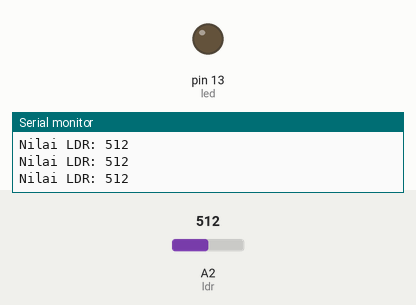
Bench run of a sketch on a simulated Arduino Uno, built with avr-gcc and run on an emulated ATmega328P. Parts: output pins drawn as LEDs (lit = HIGH), the last lines printed to the serial monitor. The test bench sets the inputs (shaded band); at power-on: A2 (ldr) = 512.

Above: at 1.2 s.
1.3 s: A2 (ldr) set to 486
At 1.6 s:
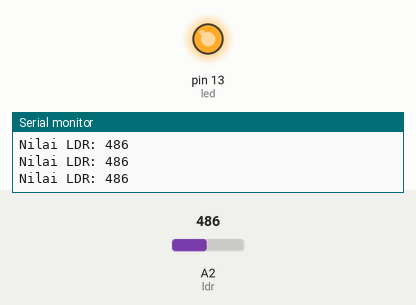
2.8 s: A2 (ldr) set to 510
At 3.9 s:
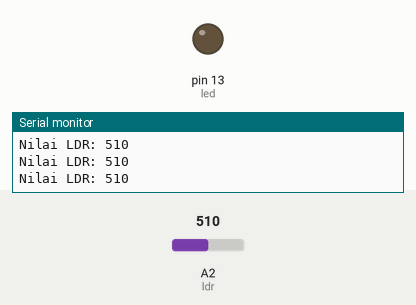
5.8 s: A2 (ldr) set to 490
At 7.2 s:
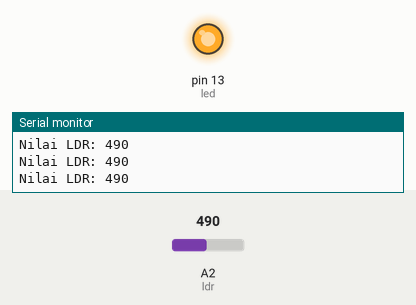
Timing chart, 0 to 8.8 s (numbered marks = the images above; inputs shaded):
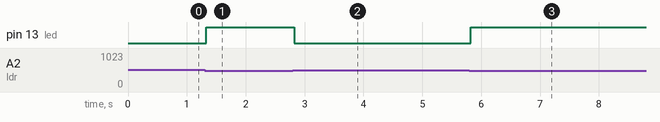

Measured:
- the behaviour switches between 500 and 499 on A2 (ldr) (found by bisection; images 0 and 1)
- after the input at 1.3 s, pin 13 (led): LOW → HIGH at once
- after the input at 2.8 s, pin 13 (led): HIGH → LOW at once
- after the input at 5.8 s, pin 13 (led): LOW → HIGH at once

The sketch:

ldr_lampu.ino
```cpp
/********************************************************************************************************************************
 * ****8****dibuat oleh:https://github.com/fahrudinafif89/arduino-7-segment-display-counter-up-and-down-with-push-button*********
 * ******************************************************************************************************************************
 */
byte ldr= A2;
byte led= 13;
int nilai;

void setup(){
  pinMode(led, OUTPUT);
  Serial.begin(9600);
}

void loop(){
  nilai= analogRead(ldr);
  Serial.print("Nilai LDR: ");
  Serial.println(nilai);

  if(nilai < 500){
    digitalWrite(led, HIGH);
  }
  else{
    digitalWrite(led, LOW);
  }

}
```
